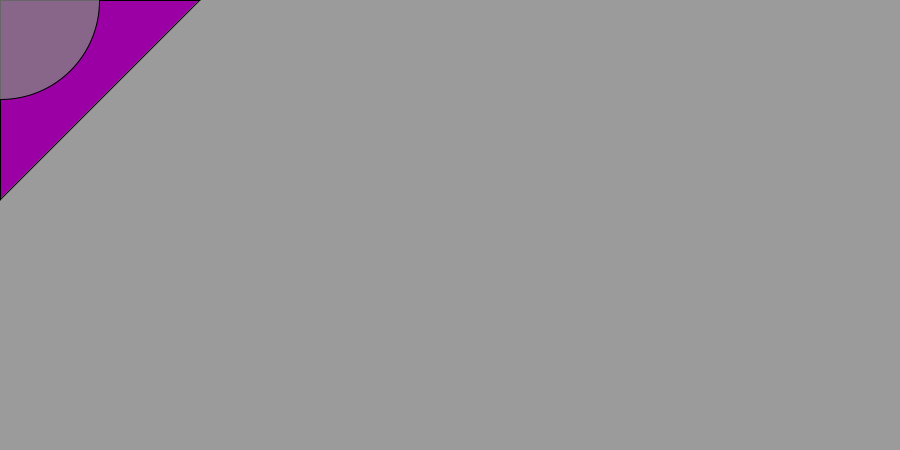
Frame 1 (no input)
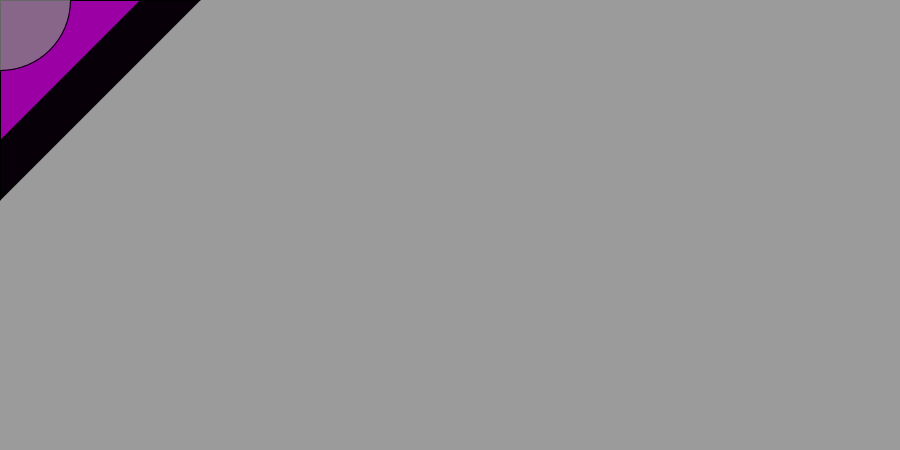
Frame 60 (the mouse pressed at the canvas centre just before this capture)
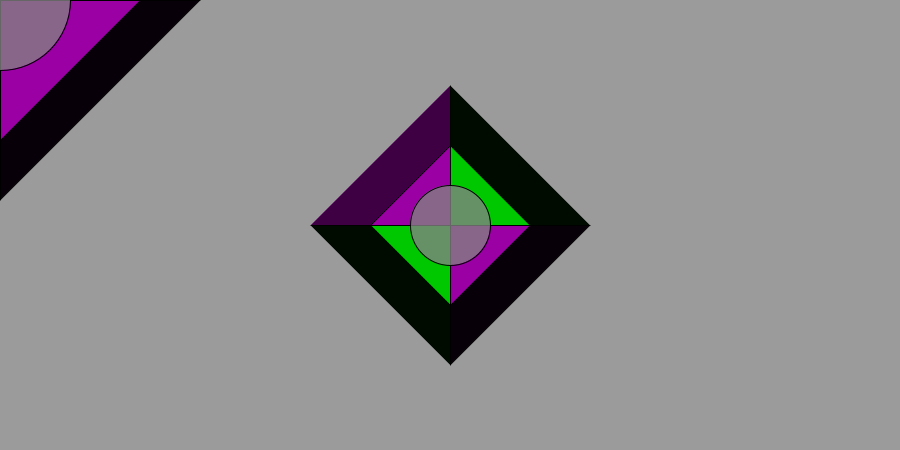
Frame 120 (the mouse held since frame 60 and released just before this capture)

The Processing sketch that drew these frames (run headless with seeded random() and noise(); from frame 60 on, the mouse is pressed at the canvas centre):

// Processing sketch: processing_14756
// ── processing_14756.pde

int MO;

color c1 = color(155,0,165);
color c2 = color(0,200,0);
color c3 = color(130,200);

void setup(){
  MO=200;
  size(900,450);
  background(155);
}
void draw(){
  MO= MO - 1;
 fill(c1);
  triangle(mouseX,mouseY,mouseX+MO,mouseY+0,mouseX+0,mouseY+MO);
  triangle(mouseX,mouseY,mouseX-MO,mouseY+0,mouseX+0,mouseY-MO);
  fill(c2);
  triangle(mouseX,mouseY,mouseX+0,mouseY-MO,mouseX+MO,mouseY+0);
  triangle(mouseX,mouseY,mouseX+0,mouseY+MO,mouseX-MO,mouseY+0);
  fill(c3);
  ellipse(mouseX,mouseY,-MO,MO);
  }
void mouseClicked () {
MO=100;
}             
